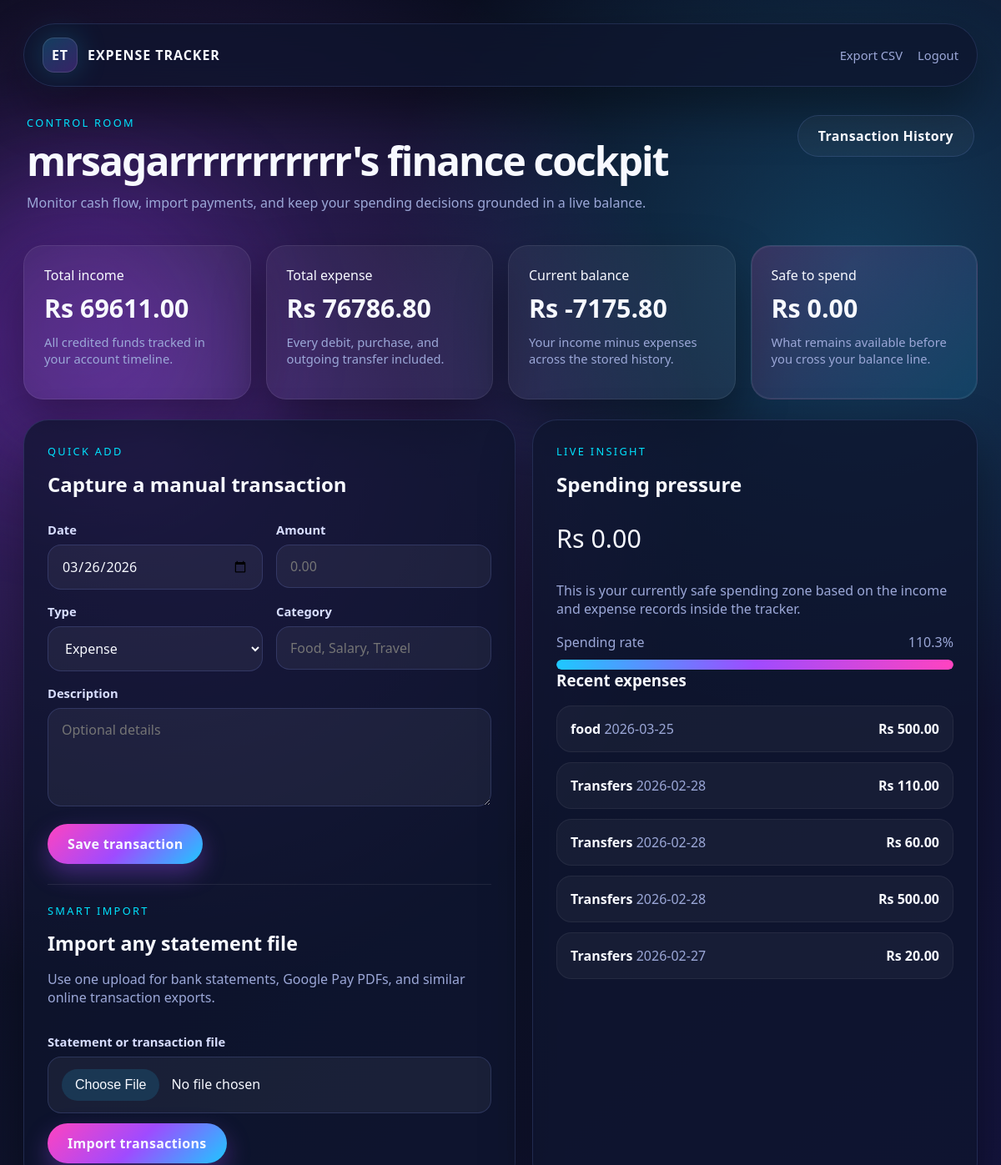
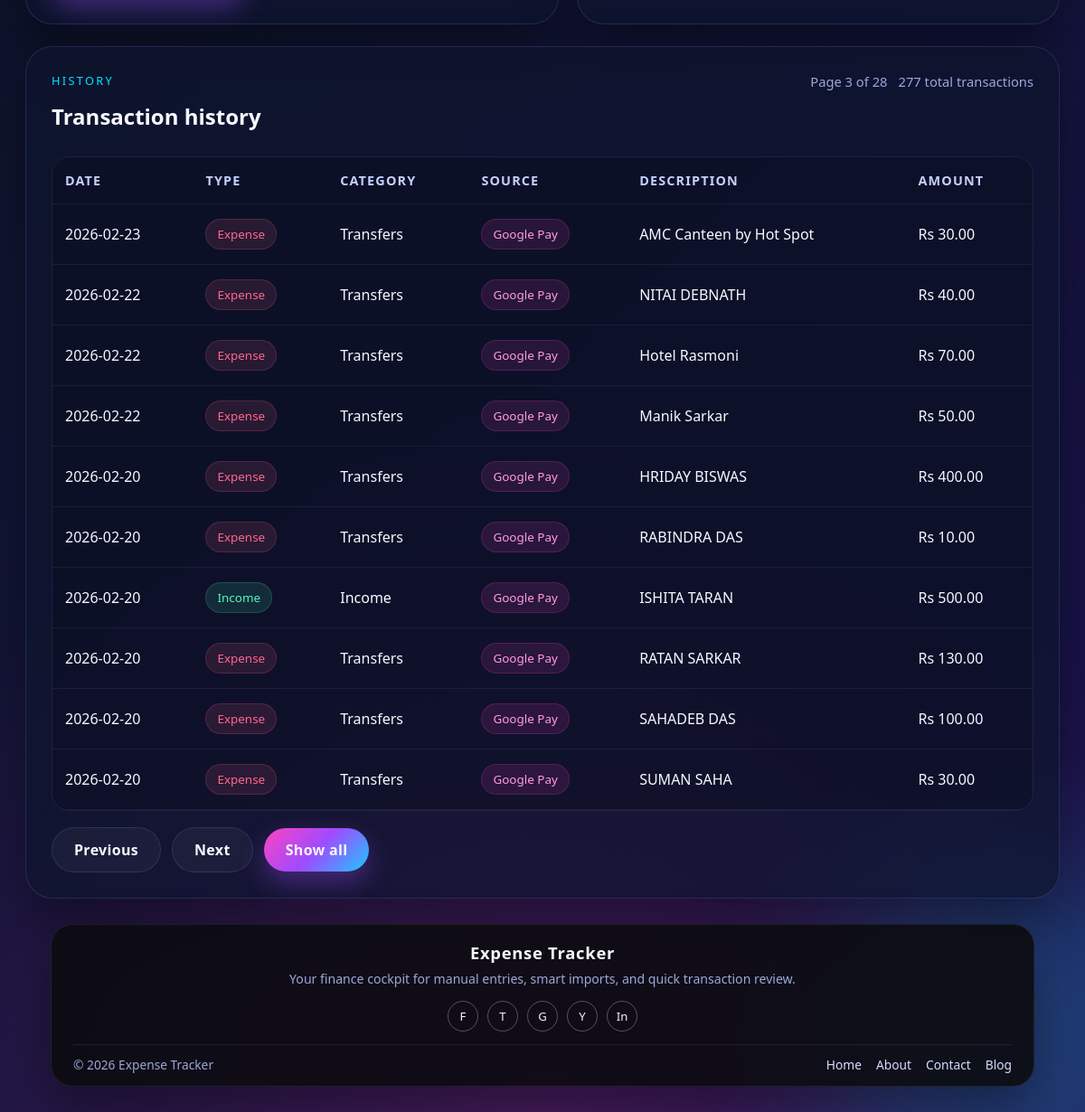
The page /dashboard?history=1&page=3 (signed in) on the database its author committed (2 pictures, top to bottom).
### tables this page shows
CREATE TABLE transactions (
        id INTEGER PRIMARY KEY AUTOINCREMENT,
        user_id INTEGER NOT NULL,
        amount REAL NOT NULL,
        type TEXT NOT NULL,  -- 'income' or 'expense'
        category TEXT,
        date TEXT,
        description TEXT, source TEXT NOT NULL DEFAULT 'manual', external_id TEXT,
        FOREIGN KEY (user_id) REFERENCES users(id)
    );

### App.py (the view)
@app.route("/dashboard")
@login_required
def dashboard():
    db = get_db()
    show_history = request.args.get("history") == "1"
    page_value = request.args.get("page", "1").strip()
    show_all = request.args.get("show") == "all"
    try:
        current_page = max(1, int(page_value))
    except ValueError:
        current_page = 1
    total_transactions = db.execute(
        """
        SELECT COUNT(*) AS total_count
        FROM transactions
        WHERE user_id = ?
        """,
        (session["user_id"],),
    ).fetchone()["total_count"]
    per_page = 10
    total_pages = max(1, (total_transactions + per_page - 1) // per_page) if total_transactions else 1
    if current_page > total_pages:
        current_page = total_pages
    if show_history and show_all:
        transactions = db.execute(
            """
            SELECT id, amount, type, category, date, description, source
            FROM transactions
            WHERE user_id = ?
            ORDER BY date DESC, id DESC
            """,
            (session["user_id"],),
        ).fetchall()
    elif show_history:
        offset = (current_page - 1) * per_page
        transactions = db.execute(
            """
            SELECT id, amount, type, category, date, description, source
            FROM transactions
            WHERE user_id = ?
            ORDER BY date DESC, id DESC
            LIMIT ? OFFSET ?
            """,
            (session["user_id"], per_page, offset),
        ).fetchall()
    else:
        transactions = []
    recent_expenses = db.execute(
        """
        SELECT id, amount, type, category, date, description, source
        FROM transactions
        WHERE user_id = ? AND type = 'expense'
        ORDER BY date DESC, id DESC
        LIMIT 5
        """,
        (session["user_id"],),
    ).fetchall()
    totals = db.execute(
        """
        SELECT
            COALESCE(SUM(CASE WHEN type = 'income' THEN amount END), 0) AS total_income,
            COALESCE(SUM(CASE WHEN type = 'expense' THEN amount END), 0) AS total_expense
        FROM transactions
        WHERE user_id = ?
        """,
        (session["user_id"],),
    ).fetchone()
    total_income = float(totals["total_income"] or 0)
    total_expense = float(totals["total_expense"] or 0)
    balance = total_income - total_expense
    can_spend = balance if balance > 0 else 0
    spending_rate = (total_expense / total_income * 100) if total_income > 0 else 0
    return render_template(
        "dashboard.html",
        transactions=transactions,
        total_income=total_income,
        total_expense=total_expense,
        balance=balance,
        can_spend=can_spend,
        spending_rate=spending_rate,
        recent_expenses=recent_expenses,
        source_labels=SOURCE_LABELS,
        show_history=show_history,
        current_page=current_page,
        total_pages=total_pages,
        total_transactions=total_transactions,
        show_all=show_all,
        has_previous=show_history and not show_all and current_page > 1,
        has_next=show_history and not show_all and current_page < total_pages,
        today=datetime.now().strftime("%Y-%m-%d"),
    )

### App.py (called while the page is built)
def get_db():
    if "db" not in g:
        g.db = sqlite3.connect(DATABASE_PATH)
        g.db.row_factory = sqlite3.Row
    return g.db

def login_required(view):
    @wraps(view)
    def wrapped_view(*args, **kwargs):
        if "user_id" not in session:
            flash("Please log in to continue.", "warning")
            return redirect(url_for("login"))
        return view(*args, **kwargs)
    return wrapped_view

@app.context_processor
def inject_user():
    return {
        "current_user": session.get("username"),
        "current_year": datetime.now().year,
        "static_version": int(os.path.getmtime(STYLESHEET_PATH)) if os.path.exists(STYLESHEET_PATH) else 1,
    }

### Templates/dashboard.html (shortened to what this page needs)
<!DOCTYPE html>
<html lang="en">
<head>
    <link rel="stylesheet" href="{{ url_for('static', filename='styles.css', v=static_version) }}">
</head>
<body class="dashboard-page">
    <div class="dashboard-shell">
        <nav class="nav-shell fade-up">
            <a class="brand-mark" href="{{ url_for('dashboard') }}">
                <span class="brand-icon">ET</span>
                <span>Expense Tracker</span>
            </a>
            <div class="nav-links">
                <a href="{{ url_for('export_csv') }}">Export CSV</a>
                <a href="{{ url_for('logout') }}">Logout</a>
            </div>
        </nav>
        <header class="topbar fade-up delay-1">
            <div>
                <p class="eyebrow">Control room</p>
                <h1>{{ current_user }}'s finance cockpit</h1>
                <p class="topbar-copy">
                    Monitor cash flow, import payments, and keep your spending decisions grounded in a live balance.
                </p>
            </div>
            <div class="inline-actions">
                <a class="ghost-btn" href="{{ url_for('dashboard', history=1) }}#history">Transaction History</a>
            </div>
        </header>
        <section class="stats-grid fade-up delay-1">
            <article class="stat-card">
                <span>Total income</span>
                <strong>Rs {{ "%.2f"|format(total_income) }}</strong>
                <p class="metric-copy">All credited funds tracked in your account timeline.</p>
            </article>
            <article class="stat-card">
                <span>Total expense</span>
                <strong>Rs {{ "%.2f"|format(total_expense) }}</strong>
                <p class="metric-copy">Every debit, purchase, and outgoing transfer included.</p>
            </article>
            <article class="stat-card">
                <span>Current balance</span>
                <strong>Rs {{ "%.2f"|format(balance) }}</strong>
                <p class="metric-copy">Your income minus expenses across the stored history.</p>
            </article>
            <article class="stat-card accent">
                <span>Safe to spend</span>
                <strong>Rs {{ "%.2f"|format(can_spend) }}</strong>
                <p class="metric-copy">What remains available before you cross your balance line.</p>
            </article>
        </section>
        <section class="content-grid fade-up delay-2">
            <article class="panel-card">
                <div class="section-title">
                    <div>
                        <p class="eyebrow">Quick add</p>
                        <h2>Capture a manual transaction</h2>
                    </div>
                </div>
                <form method="POST" action="{{ url_for('add_transaction') }}" class="app-form compact-grid">
                    <div>
                        <label for="date">Date</label>
                        <input id="date" type="date" name="date" value="{{ today }}" required>
                    </div>
                    <div>
                        <label for="amount">Amount</label>
                        <input id="amount" type="number" step="0.01" min="0.01" name="amount" placeholder="0.00" required>
                    </div>
                    <div>
                        <label for="type">Type</label>
                        <select id="type" name="type" required>
                            <option value="expense">Expense</option>
                        </select>
                    </div>
                    <div>
                        <label for="category">Category</label>
                        <input id="category" type="text" name="category" placeholder="Food, Salary, Travel" required>
                    </div>
                    <div class="full-span">
                        <label for="description">Description</label>
                        <textarea id="description" name="description" rows="4" placeholder="Optional details"></textarea>
                    </div>
                    <div class="full-span">
                        <button type="submit" class="primary-btn">Save transaction</button>
                    </div>
                </form>
                <div class="inline-import">
                    <div class="inline-import-copy">
                        <p class="eyebrow">Smart import</p>
                        <h3>Import any statement file</h3>
                        <p class="hero-text">
                            Use one upload for bank statements, Google Pay PDFs, and similar online transaction exports.
                        </p>
                    </div>
                    <form method="POST" action="{{ url_for('import_transactions_file') }}" enctype="multipart/form-data" class="app-form inline-import-form">
                        <div>
                            <label for="transaction_file">Statement or transaction file</label>
                            <input id="transaction_file" type="file" name="transaction_file" accept=".csv,.pdf,application/pdf,text/csv" required>
                        </div>
                        <div>
                            <button type="submit" class="primary-btn">Import transactions</button>
                        </div>
                    </form>
                </div>
            </article>
            <article class="panel-card insight-card">
                <div class="section-title">
                    <div>
                        <p class="eyebrow">Live insight</p>
                        <h2>Spending pressure</h2>
                    </div>
                </div>
                <p class="insight-amount">Rs {{ "%.2f"|format(can_spend) }}</p>
                <p class="hero-text">
                    This is your currently safe spending zone based on the income and expense records inside the tracker.
                </p>
                <div class="progress-meta">
                    <span>Spending rate</span>
                    <span>{{ "%.1f"|format(spending_rate) }}%</span>
                </div>
                <div class="progress-bar">
                    <div class="progress-fill" style="width: {{ 100 if spending_rate > 100 else spending_rate }}%;"></div>
                </div>
                <h3>Recent expenses</h3>
                <div class="mini-list">
                    {% if recent_expenses %}
                        {% for txn in recent_expenses %}
                            <div class="mini-list-item">
                                <div>
                                    <strong>{{ txn["category"] }}</strong>
                                    <span>{{ txn["date"] }}</span>
                                </div>
                                <strong>Rs {{ "%.2f"|format(txn["amount"]) }}</strong>
                            </div>
                        {% endfor %}
                    {% else %}
                        <p class="empty-state">No expenses added yet.</p>
                    {% endif %}
                </div>
            </article>
        </section>
        {% if show_history %}
        <section class="fade-up delay-3">
            <article class="panel-card" id="history">
                <div class="section-title">
                    <div>
                        <p class="eyebrow">History</p>
                        <h2>Transaction history</h2>
                    </div>
                    <div class="history-meta">
                        {% if show_all %}
                            <span>Showing all {{ total_transactions }} transaction{{ "" if total_transactions == 1 else "s" }}</span>
                        {% else %}
                            <span>Page {{ current_page }} of {{ total_pages }}</span>
                            <span>{{ total_transactions }} total transaction{{ "" if total_transactions == 1 else "s" }}</span>
                        {% endif %}
                    </div>
                </div>
                {% if transactions %}
                    <div class="table-wrap">
                        <table>
                            <thead>
                                <tr>
                                    <th>Date</th>
                                    <th>Type</th>
                                    <th>Category</th>
                                    <th>Source</th>
                                    <th>Description</th>
                                    <th>Amount</th>
                                </tr>
                            </thead>
                            <tbody>
                                {% for txn in transactions %}
                                    <tr>
                                        <td>{{ txn["date"] }}</td>
                                        <td><span class="tag {{ txn['type'] }}">{{ txn["type"].title() }}</span></td>
                                        <td>{{ txn["category"] }}</td>
                                        <td><span class="source-pill {{ txn['source'] }}">{{ source_labels.get(txn["source"], txn["source"].replace("_", " ").title()) }}</span></td>
                                        <td>{{ txn["description"] or "-" }}</td>
                                        <td>Rs {{ "%.2f"|format(txn["amount"]) }}</td>
                                    </tr>
                                {% endfor %}
                            </tbody>
                        </table>
                    </div>
                    <div class="history-controls">
                        {% if show_all %}
                            <a class="ghost-btn" href="{{ url_for('dashboard', history=1) }}#history">Paginated view</a>
                        {% else %}
                            {% if has_previous %}
                                <a class="ghost-btn" href="{{ url_for('dashboard', history=1, page=current_page - 1) }}#history">Previous</a>
                            {% else %}
                                <span class="ghost-btn disabled-btn">Previous</span>
                            {% endif %}
                            {% if has_next %}
                                <a class="ghost-btn" href="{{ url_for('dashboard', history=1, page=current_page + 1) }}#history">Next</a>
                            {% else %}
                                <span class="ghost-btn disabled-btn">Next</span>
                            {% endif %}
                            <a class="primary-btn" href="{{ url_for('dashboard', history=1, show='all') }}#history">Show all</a>
                        {% endif %}
                    </div>
                {% else %}
                    <p class="empty-state">No transactions yet. Start with a manual entry or import your data above.</p>
                {% endif %}
            </article>
        </section>
        {% endif %}
    </div>
    <footer class="site-footer">
        <div class="footer-shell">
            <div class="footer-main">
                <strong>Expense Tracker</strong>
                <p>Your finance cockpit for manual entries, smart imports, and quick transaction review.</p>
                <div class="footer-socials">
                    <span>F</span>
                    <span>T</span>
                    <span>G</span>
                    <span>Y</span>
                    <span>In</span>
                </div>
            </div>
            <div class="footer-meta">
                <span>&copy; {{ current_year }} Expense Tracker</span>
                <div class="footer-bottom-links">
                    <a href="{{ url_for('dashboard') }}">Home</a>
                    <a href="{{ url_for('dashboard', history=1) }}#history">About</a>
                    <a href="{{ url_for('export_csv') }}">Contact</a>
                    <a href="{{ url_for('dashboard', history=1) }}#history">Blog</a>
                </div>
            </div>
        </div>
    </footer>
</body>
</html>

### rows shown on the page
transactions: category "food", date "2026-03-25", amount "500.00"
transactions: category "Transfers", date "2026-02-28", amount "110.00"
transactions: category "Transfers", date "2026-02-28", amount "60.00"
transactions: category "Transfers", date "2026-02-28", amount "500.00"
transactions: category "Transfers", date "2026-02-27", amount "20.00"
transactions: date "2026-02-23", type "Expense", category "Transfers", get "Google Pay", description "AMC Canteen by Hot Spot", amount "30.00"
transactions: date "2026-02-22", type "Expense", category "Transfers", get "Google Pay", description "NITAI DEBNATH", amount "40.00"
transactions: date "2026-02-22", type "Expense", category "Transfers", get "Google Pay", description "Hotel Rasmoni", amount "70.00"
transactions: date "2026-02-22", type "Expense", category "Transfers", get "Google Pay", description "Manik Sarkar", amount "50.00"
transactions: date "2026-02-20", type "Expense", category "Transfers", get "Google Pay", description "HRIDAY BISWAS", amount "400.00"
transactions: date "2026-02-20", type "Expense", category "Transfers", get "Google Pay", description "RABINDRA DAS", amount "10.00"
transactions: date "2026-02-20", type "Income", category "Income", get "Google Pay", description "ISHITA TARAN", amount "500.00"
transactions: date "2026-02-20", type "Expense", category "Transfers", get "Google Pay", description "RATAN SARKAR", amount "130.00"
transactions: date "2026-02-20", type "Expense", category "Transfers", get "Google Pay", description "SAHADEB DAS", amount "100.00"
transactions: date "2026-02-20", type "Expense", category "Transfers", get "Google Pay", description "SUMAN SAHA", amount "30.00"

### other values the page prints
{{ current_user }} "mrsagarrrrrrrrrrr"
{{ "%.2f"|format(total_income) }} "69611.00"
{{ "%.2f"|format(total_expense) }} "76786.80"
{{ "%.2f"|format(balance) }} "-7175.80"
{{ "%.2f"|format(can_spend) }} "0.00"
{{ "%.1f"|format(spending_rate) }} "110.3"
{{ current_page }} "3"
{{ total_pages }} "28"
{{ total_transactions }} "277"
{{ "" if total_transactions == 1 else "s" }} "s"
